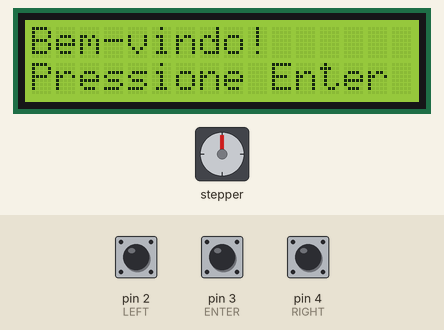
Recording of a sketch running on a simulated Arduino Uno, built with avr-gcc and run on an emulated ATmega328P. Shown: stepper motor, 16×2 character LCD. Wiring (inferred from the names in the program): stepper motor (200 steps per turn assumed): coils pin 9, pin 10, pin 11, pin 12. The test bench sets the inputs (shaded band); at power-on: pin 3 (ENTER) HIGH, pin 2 (LEFT) HIGH, pin 4 (RIGHT) HIGH. What the sketch prints to the serial monitor is not drawn.

Above: at 1.2 s.
1.3 s: pin 3 (ENTER) pulled LOW for 0.9 s
At 2.6 s:
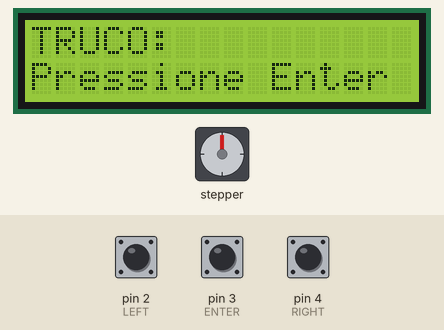
3.7 s: pin 2 (LEFT) pulled LOW for 0.9 s
At 4.4 s:
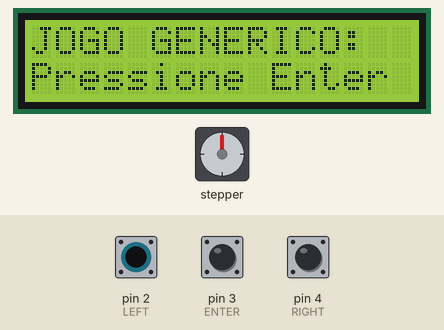
6.1 s: pin 2 (LEFT) pulled LOW for 0.9 s
At 7.0 s:
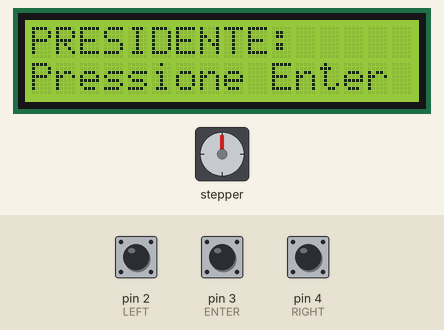
8.5 s: pin 3 (ENTER) pulled LOW for 0.9 s
At 9.5 s:
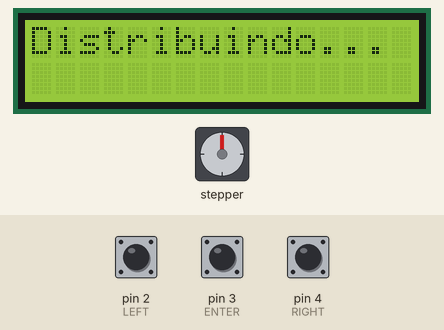
Timing chart, 0 to 39.3 s (numbered marks = the images above; inputs shaded):
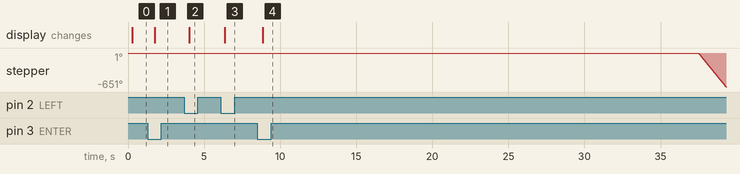

The sketch:

DistribuidorCartas2.ino
```cpp
#include <LiquidCrystal_I2C.h>
#include <Arduino.h>
#include <Stepper.h>

#define MB1 9
#define MB2 10
#define MB3 11
#define MB4 12
#define LEFT 2
#define ENTER 3
#define RIGHT 4
#define MC 13

enum Estados {
  inicio = 0,
  truco = 1,
  presidente = 2,
  jogo_generico = 3,
  jogo_truco_func = 4,
  jogo_presidente_func = 5,
  jogo_generico_func = 6,
  definir_players = 7,
  definir_cartas = 8
};

Estados estado = inicio;  // Inicialize o estado como Inicio
// Variáveis
const int total_passos = 32 * 64;
int delayB = 20;
int delayC = 2000;
int qtdPlayers = 2;
int qtdCartas = 4;

boolean enterPressionado = false;  // Variável para rastrear o estado do botão ENTER
boolean leftPressionado = false;   // Variável para rastrear o estado do botão LEFT
boolean rightPressionado = false;  // Variável para rastrear o estado do botão RIGHT

//boolean enterPressionado = false;  // Variável para rastrear o estado do botão ENTER
//boolean leftPressionado = false;   // Variável para rastrear o estado do botão LEFT
//boolean rightPressionado = false;  // Variável para rastrear o estado do botão RIGHT

LiquidCrystal_I2C lcd(0x27, 16, 2);

void setup() {
  pinMode(LEFT, INPUT_PULLUP);
  pinMode(ENTER, INPUT_PULLUP);
  pinMode(RIGHT, INPUT_PULLUP);
  pinMode(MB1, OUTPUT);
  pinMode(MB2, OUTPUT);
  pinMode(MB3, OUTPUT);
  pinMode(MB4, OUTPUT);
  pinMode(MC, INPUT);
  Serial.begin(9600);

  lcd.init();
  lcd.backlight();

  estado = inicio;
}


void movimentarBase(int qtdPlayers) {
  for (int d = 0; d <= total_passos / qtdPlayers; d = d + 4) {
    int motorSpeed = 5;  //velocidade max do motor = 5
    // 1

    digitalWrite(MB4, HIGH);
    digitalWrite(MB3, LOW);
    digitalWrite(MB2, LOW);
    digitalWrite(MB1, LOW);
    delay(motorSpeed);
    // 3

    digitalWrite(MB4, LOW);
    digitalWrite(MB3, HIGH);
    digitalWrite(MB2, LOW);
    digitalWrite(MB1, LOW);
    delay(motorSpeed);

    // 5
    digitalWrite(MB4, LOW);
    digitalWrite(MB3, LOW);
    digitalWrite(MB2, HIGH);
    digitalWrite(MB1, LOW);
    delay(motorSpeed);

    // 7
    digitalWrite(MB4, LOW);
    digitalWrite(MB3, LOW);
    digitalWrite(MB2, LOW);
    digitalWrite(MB1, HIGH);
    delay(motorSpeed);
  }
  delay(delayC);
}

void distribuirDc(int atraso, int qtdCartas) {
  for (int i = 0; i < qtdCartas; i++) {
    delay(10);
    digitalWrite(MC, HIGH);
    delay(atraso);
    digitalWrite(MC, LOW);
    delay(2000);
  }
}

void clearMotorBase() {
  digitalWrite(MB4, LOW);
  digitalWrite(MB3, LOW);
  digitalWrite(MB2, LOW);
  digitalWrite(MB1, LOW);
}

void lcdProcessamentoInicio() {
  lcd.clear();
  lcd.setCursor(0, 0);
  lcd.print("Bem-vindo!");
  //delay(500);
  lcd.setCursor(0, 1);
  lcd.print("Pressione Enter");
  delay(500);
}

void lcdProcessamentoTruco() {
  lcd.clear();
  lcd.setCursor(0, 0);
  lcd.print("TRUCO:");
  lcd.setCursor(0, 1);
  lcd.print("Pressione Enter");
  Serial.println("Processamento Truco");
}

void lcdProcessamentoPresidente() {
  lcd.clear();
  lcd.setCursor(0, 0);
  lcd.print("PRESIDENTE:");
  lcd.setCursor(0, 1);
  lcd.print("Pressione Enter");
  Serial.println("Processamento Presidente");
}

void lcdProcessamentoJogo_Generico() {
  lcd.clear();
  lcd.setCursor(0, 0);
  lcd.print("JOGO GENERICO:");
  lcd.setCursor(0, 1);
  lcd.print("Pressione Enter");
  Serial.println("Processamento Jogo Genérico");
}

void lcdProcessamentoJogando() {
  lcd.clear();
  lcd.setCursor(0, 0);
  lcd.print("Distribuindo...");
  Serial.println("Processamento Jogando");
}

void lcdProcessamentoDefinir_Players(int qtd_player) {
  delay(300);
  lcd.clear();
  lcd.setCursor(0, 0);
  lcd.print("- <- APERTE -> +");
  lcd.setCursor(0, 1);
  lcd.print("PLAYERS: ");
  lcd.setCursor(10, 1);
  lcd.print(qtd_player);
  Serial.println("Processamento Define Players");
}

void lcdProcessamentoDefinir_Carta(int qtd_cartas) {
  delay(300);
  lcd.clear();
  lcd.setCursor(0, 0);
  lcd.print("- <- APERTE -> +");
  lcd.setCursor(0, 1);
  lcd.print("CARTAS: ");
  lcd.setCursor(9, 1);
  lcd.print(qtd_cartas);
  Serial.println("Processamento Define Carta");
}

boolean debounce(int pinoBotao, boolean &estadoDoBotao) {
  boolean estadoAtual = digitalRead(pinoBotao);
  if (estadoAtual != estadoDoBotao) {
    delay(5);  // Delay de debounce para estabilidade
    estadoAtual = digitalRead(pinoBotao);
    if (estadoAtual != estadoDoBotao) {
      estadoDoBotao = estadoAtual;
      return estadoAtual == LOW;
    }
  }
  return false;
}

void processamentoInicio() {
  delay(200);
  lcdProcessamentoInicio();

  if ((debounce(ENTER, enterPressionado))) {
    estado = truco;
  } else {
    estado = inicio;
  }
}

void processamentoTruco() {
  delay(200);
  lcdProcessamentoTruco();

  if ((debounce(ENTER, enterPressionado))) {
    estado = jogo_truco_func;
  } else if ((debounce(RIGHT, rightPressionado))) {
    estado = presidente;
  } else if ((debounce(LEFT, leftPressionado))) {
    estado = jogo_generico;
  } else {
    estado = truco;
  }
}

void processamentoPresidente() {
  delay(200);
  lcdProcessamentoPresidente();

  if ((debounce(ENTER, enterPressionado))) {
    estado = jogo_presidente_func;
  } else if ((debounce(RIGHT, rightPressionado))) {
    estado = jogo_generico;
  } else if ((debounce(LEFT, leftPressionado))) {
    estado = truco;
  } else {
    estado = presidente;
  }
}

void processamentoJogo_Generico() {
  delay(200);
  lcdProcessamentoJogo_Generico();

  if ((debounce(ENTER, enterPressionado))) {
    estado = definir_players;
  } else if ((debounce(RIGHT, rightPressionado))) {
    estado = truco;
  } else if ((debounce(LEFT, leftPressionado))) {
    estado = presidente;
  } else {
    estado = jogo_generico;
  }
}


void processamentoJogo_Truco_Func() {
  delay(200);
  lcdProcessamentoJogando();

  for (int j = 0; j < 3; j++) {
    delay(300);
    distribuirDc(350, 3);
    movimentarBase(4);  //+ 8 PASSOS
    clearMotorBase();
    delay(delayB);
  }

  distribuirDc(350, 3);
  delay(delayB);
  estado = inicio;
}

void processamentoJogo_Presidente_Func() {
  delay(200);
  lcdProcessamentoJogando();

  for (int j; j < 3; j++) {
    delay(300);
    distribuirDc(350, 12);
    movimentarBase(4);  //+ 8 PASSOS
    clearMotorBase();
    delay(delayB);
  }
  distribuirDc(350, 12);
  delay(delayB);

  estado = inicio;
}

void processamentoJogo_Generico_Func() {
  delay(200);
  lcdProcessamentoJogando();

  for (int i = 0; i < (qtdPlayers - 1); i++) {
    delay(200);
    distribuirDc(250, qtdCartas);
    delay(500);
    movimentarBase(qtdPlayers);
    clearMotorBase();
    delay(1700);
  }
  delay(300);
  distribuirDc(250, qtdCartas);

  estado = inicio;
}

void processamentoDefinir_Player() {

  lcdProcessamentoDefinir_Players(qtdPlayers);

  if ((debounce(ENTER, enterPressionado))) {
    estado = definir_cartas;
  } else if ((debounce(RIGHT, rightPressionado))) {
    qtdPlayers++;
    if (qtdPlayers > 6) {
      qtdPlayers = 6;
    }
  } else if ((debounce(LEFT, leftPressionado))) {
    qtdPlayers--;
    if (qtdPlayers < 0) {
      qtdPlayers = 0;
    }
  } else {
    estado = definir_players;
  }

  lcdProcessamentoDefinir_Players(qtdPlayers);
}

void processamentoDefinir_Carta() {

  lcdProcessamentoDefinir_Carta(qtdCartas);

  if ((debounce(ENTER, enterPressionado))) {
    estado = jogo_generico_func;
  } else if ((debounce(RIGHT, rightPressionado))) {
    qtdCartas++;
    if (qtdCartas > 8) {
      qtdCartas = 8;
    }
  } else if ((debounce(LEFT, leftPressionado))) {
    qtdCartas--;
    if (qtdCartas <= 0) {
      qtdCartas = 0;
    }
  } else {
    estado = definir_cartas;
  }
}


void loop() {
  switch (estado) {
    case inicio:
      processamentoInicio();
      break;
    case truco:
      processamentoTruco();
      break;
    case presidente:
      processamentoPresidente();
      break;
    case jogo_generico:
      processamentoJogo_Generico();
      break;
    case jogo_truco_func:
      processamentoJogo_Truco_Func();
      break;
    case jogo_presidente_func:
      processamentoJogo_Presidente_Func();
      break;
    case jogo_generico_func:
      processamentoJogo_Generico_Func();
      break;
    case definir_players:
      processamentoDefinir_Player();
      break;
    case definir_cartas:
      processamentoDefinir_Carta();
      break;
  }
}
```

Measured:
- after the input at 1.3 s, the display: changes after 0.45 s (image 1)
- after the input at 3.7 s, the display: changes after 0.32 s (image 2)
- after the input at 6.1 s, the display: changes after 0.24 s (image 3)
- after the input at 8.5 s, stepper: keeps turning counter-clockwise at about 359°/s, starting after 29.0 s; the display: changes after 0.36 s (image 4)
